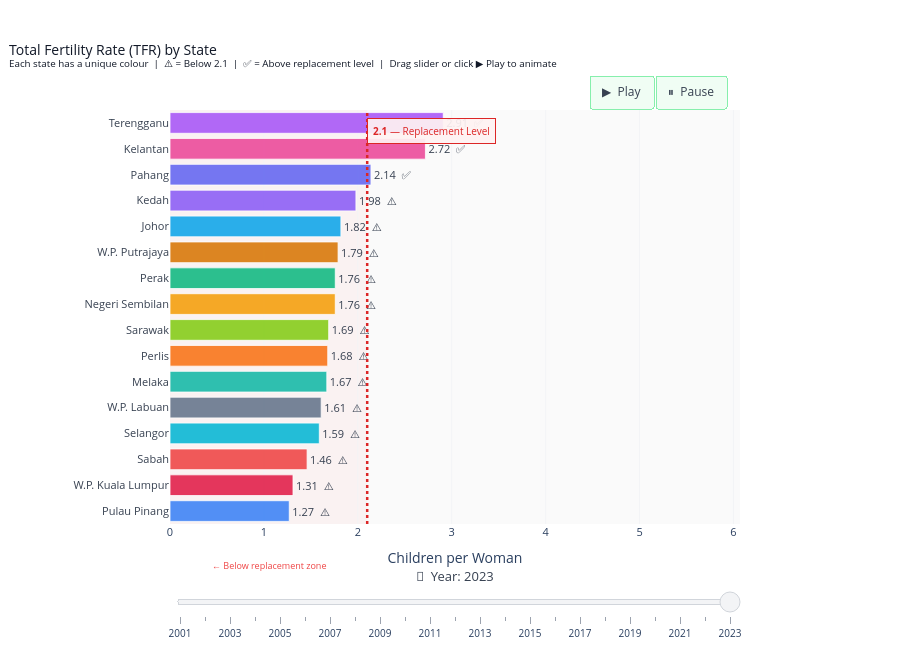

Notebook code cell kept with this figure:
### Code cell
# ============================================================
# CHART: Fertility Rate by State
# ============================================================

tfr_state = fertility_state[fertility_state['age_group'] == 'tfr'].copy()

state_colors = {
    'Johor'            : '#0EA5E9',
    'Kedah'            : '#8B5CF6',
    'Kelantan'         : '#EC4899',
    'Melaka'           : '#14B8A6',
    'Negeri Sembilan'  : '#F59E0B',
    'Pahang'           : '#6366F1',
    'Perak'            : '#10B981',
    'Perlis'           : '#F97316',
    'Pulau Pinang'     : '#3B82F6',
    'Sabah'            : '#EF4444',
    'Sarawak'          : '#84CC16',
    'Selangor'         : '#06B6D4',
    'Terengganu'       : '#A855F7',
    'W.P. Kuala Lumpur': '#E11D48',
    'W.P. Labuan'      : '#64748B',
    'W.P. Putrajaya'   : '#D97706',
}

all_years = sorted(tfr_state['year'].unique())
print('Years available:', all_years)

frames = []
for yr in all_years:
    df_yr = tfr_state[tfr_state['year'] == yr].sort_values('fertility_rate', ascending=True).copy()
    df_yr['label'] = df_yr['fertility_rate'].apply(
        lambda v: str(round(v, 2)) + '  ⚠️' if v < 2.1 else str(round(v, 2)) + '  ✅'
    )
    bar_colors = [state_colors.get(s, '#94A3B8') for s in df_yr['state']]
    frames.append(go.Frame(
        data=[go.Bar(
            x=df_yr['fertility_rate'],
            y=df_yr['state'],
            orientation='h',
            marker=dict(color=bar_colors, line=dict(color='white', width=0.8), opacity=0.88),
            text=df_yr['label'],
            textposition='outside',
            textfont=dict(size=11, color='#374151'),
            hovertemplate='<b>%{y}</b><br>TFR: %{x:.2f} children per woman<extra></extra>',
        )],
        name=str(yr)
    ))

latest_yr    = all_years[-1]
start_df     = tfr_state[tfr_state['year'] == latest_yr].sort_values('fertility_rate', ascending=True).copy()
max_tfr      = tfr_state['fertility_rate'].max()
start_df['label'] = start_df['fertility_rate'].apply(
    lambda v: str(round(v, 2)) + '  ⚠️' if v < 2.1 else str(round(v, 2)) + '  ✅'
)
start_colors = [state_colors.get(s, '#94A3B8') for s in start_df['state']]

fig = go.Figure(
    data=[go.Bar(
        x=start_df['fertility_rate'],
        y=start_df['state'],
        orientation='h',
        marker=dict(color=start_colors, line=dict(color='white', width=0.8), opacity=0.88),
        text=start_df['label'],
        textposition='outside',
        textfont=dict(size=11, color='#374151'),
        hovertemplate='<b>%{y}</b><br>TFR: %{x:.2f} children per woman<extra></extra>',
    )],
    frames=frames
)

steps = []
for yr in all_years:
    steps.append(dict(
        method='animate',
        label=str(yr),
        args=[
            [str(yr)],
            dict(mode='immediate',
                 frame=dict(duration=400, redraw=True),
                 transition=dict(duration=200))
        ]
    ))

sliders = [dict(
    active=len(all_years) - 1,
    currentvalue=dict(
        prefix='📅  Year: ',
        font=dict(size=13, color='#374151'),
        visible=True,
        xanchor='center'
    ),
    pad=dict(t=40, b=10),
    len=1.0,
    x=0.0,
    y=0.0,                          
    steps=steps,
    bgcolor='#F3F4F6',
    bordercolor='#D1D5DB',
    tickcolor='#9CA3AF',
    font=dict(size=10)
)]

updatemenus = [dict(
    type='buttons',
    showactive=False,
    direction='right',              
    x=0.99,                         
    xanchor='right',
    y=1.10,                        
    yanchor='top',
    buttons=[
        dict(
            label='▶  Play',
            method='animate',
            args=[
                None,
                dict(frame=dict(duration=700, redraw=True),
                     fromcurrent=True,
                     transition=dict(duration=300))
            ]
        ),
        dict(
            label='⏸  Pause',
            method='animate',
            args=[
                [None],
                dict(frame=dict(duration=0, redraw=False),
                     mode='immediate',
                     transition=dict(duration=0))
            ]
        )
    ],
    font=dict(size=12, color='#374151'),
    bgcolor='#F0FDF4',
    bordercolor='#86EFAC',
    borderwidth=1,
    pad=dict(r=8, t=6, b=6, l=8)
)]

fig.add_vline(
    x=2.1,
    line_dash='dot',
    line_color='#DC2626',
    line_width=2.5,
    annotation=dict(
        text='<b>2.1</b> — Replacement Level',
        font=dict(size=10, color='#DC2626'),
        bgcolor='rgba(254,242,242,0.92)',
        bordercolor='#DC2626',
        borderwidth=1,
        borderpad=5,
        yanchor='top',
        y=0.98
    ),
    annotation_position='top right'
)

fig.add_vrect(
    x0=0, x1=2.1,
    fillcolor='rgba(239,68,68,0.04)',
    layer='below', line_width=0
)

fig.add_annotation(
    x=1.05, y=-0.12,
    xref='x', yref='paper',
    text='← Below replacement zone',
    showarrow=False,
    font=dict(size=9, color='#EF4444'),
    xanchor='center'
)

fig.update_layout(
    title=dict(
        text=(
            'Total Fertility Rate (TFR) by State<br>'
            '<sup>Each state has a unique colour  |  '
            '⚠️ = Below 2.1  |  ✅ = Above replacement level  |  '
            'Drag slider or click ▶ Play to animate</sup>'
        ),
        font=dict(size=14, color='#111827'),
        x=0.01
    ),
    xaxis=dict(
        title='Children per Woman',
        range=[0, max_tfr + 1.2],
        showgrid=True,
        gridcolor='#F3F4F6',
        gridwidth=1,
        zeroline=False,
        tickfont=dict(size=11),
        fixedrange=True
    ),
    yaxis=dict(
        tickfont=dict(size=11, color='#374151'),
        showgrid=False,
        fixedrange=True
    ),
    template='plotly_white',
    height=660,
    margin=dict(l=170, r=160, t=110, b=120),
    plot_bgcolor='#FAFAFA',
    paper_bgcolor='white',
    showlegend=False,
    sliders=sliders,
    updatemenus=updatemenus
)

fig.write_html('../outputs/chart04_fertility_by_state.html')
fig.show()

below = start_df[start_df['fertility_rate'] < 2.1]['state'].tolist()
above = start_df[start_df['fertility_rate'] >= 2.1]['state'].tolist()

print('\nSuccessfully Saved: outputs/chart04_fertility_by_state.html')
print()
print('Latest year (', latest_yr, ') —')
print('  States BELOW 2.1:', below)
print('  States ABOVE 2.1:', above)
print()
print('INSIGHT: Urban states like KL, Selangor, Penang have lowest TFR.')
print('Higher cost of living = people delay or avoid having children.')

### Figure 1 — Plotly figure (JSON) as saved in the notebook; plotly's stock layout.template omitted (floating-point values rounded to 4 significant figures)
{"data": [{"hovertemplate": "<b>%{y}</b><br>TFR: %{x:.2f} children per woman<extra></extra>", "marker": {"color": ["#3B82F6", "#E11D48", "#EF4444", "#06B6D4", "#64748B", "#14B8A6", "#F97316", "#84CC16", "#F59E0B", "#10B981", "#D97706", "#0EA5E9", "#8B5CF6", "#6366F1", "#EC4899", "#A855F7"], "line": {"color": "white", "width": 0.8}, "opacity": 0.88}, "orientation": "h", "text": ["1.27  ⚠️", "1.31  ⚠️", "1.46  ⚠️", "1.59  ⚠️", "1.61  ⚠️", "1.67  ⚠️", "1.68  ⚠️", "1.69  ⚠️", "1.76  ⚠️", "1.76  ⚠️", "1.79  ⚠️", "1.82  ⚠️", "1.98  ⚠️", "2.14  ✅", "2.72  ✅", "2.91  ✅"], "textfont": {"color": "#374151", "size": 11}, "textposition": "outside", "type": "bar", "x": [1.27, 1.31, 1.46, 1.59, 1.61, 1.67, 1.68, 1.69, 1.76, 1.76, 1.79, 1.82, 1.98, 2.14, 2.72, 2.91], "y": ["Pulau Pinang", "W.P. Kuala Lumpur", "Sabah", "Selangor", "W.P. Labuan", "Melaka", "Perlis", "Sarawak", "Negeri Sembilan", "Perak", "W.P. Putrajaya", "Johor", "Kedah", "Pahang", "Kelantan", "Terengganu"]}], "layout": {"annotations": [{"bgcolor": "rgba(254,242,242,0.92)", "bordercolor": "#DC2626", "borderpad": 5, "borderwidth": 1, "font": {"color": "#DC2626", "size": 10}, "showarrow": false, "text": "<b>2.1</b> — Replacement Level", "x": 2.1, "xanchor": "left", "xref": "x", "y": 0.98, "yanchor": "top", "yref": "y domain"}, {"font": {"color": "#EF4444", "size": 9}, "showarrow": false, "text": "← Below replacement zone", "x": 1.05, "xanchor": "center", "xref": "x", "y": -0.12, "yref": "paper"}], "height": 660, "margin": {"b": 120, "l": 170, "r": 160, "t": 110}, "paper_bgcolor": "white", "plot_bgcolor": "#FAFAFA", "shapes": [{"line": {"color": "#DC2626", "dash": "dot", "width": 2.5}, "type": "line", "x0": 2.1, "x1": 2.1, "xref": "x", "y0": 0, "y1": 1, "yref": "y domain"}, {"fillcolor": "rgba(239,68,68,0.04)", "layer": "below", "line": {"width": 0}, "type": "rect", "x0": 0, "x1": 2.1, "xref": "x", "y0": 0, "y1": 1, "yref": "y domain"}], "showlegend": false, "sliders": [{"active": 22, "bgcolor": "#F3F4F6", "bordercolor": "#D1D5DB", "currentvalue": {"font": {"color": "#374151", "size": 13}, "prefix": "📅  Year: ", "visible": true, "xanchor": "center"}, "font": {"size": 10}, "len": 1, "pad": {"b": 10, "t": 40}, "steps": [{"args": [["2001"], {"frame": {"duration": 400, "redraw": true}, "mode": "immediate", "transition": {"duration": 200}}], "label": "2001", "method": "animate"}, {"args": [["2002"], {"frame": {"duration": 400, "redraw": true}, "mode": "immediate", "transition": {"duration": 200}}], "label": "2002", "method": "animate"}, {"args": [["2003"], {"frame": {"duration": 400, "redraw": true}, "mode": "immediate", "transition": {"duration": 200}}], "label": "2003", "method": "animate"}, {"args": [["2004"], {"frame": {"duration": 400, "redraw": true}, "mode": "immediate", "transition": {"duration": 200}}], "label": "2004", "method": "animate"}, {"args": [["2005"], {"frame": {"duration": 400, "redraw": true}, "mode": "immediate", "transition": {"duration": 200}}], "label": "2005", "method": "animate"}, {"args": [["2006"], {"frame": {"duration": 400, "redraw": true}, "mode": "immediate", "transition": {"duration": 200}}], "label": "2006", "method": "animate"}, {"args": [["2007"], {"frame": {"duration": 400, "redraw": true}, "mode": "immediate", "transition": {"duration": 200}}], "label": "2007", "method": "animate"}, {"args": [["2008"], {"frame": {"duration": 400, "redraw": true}, "mode": "immediate", "transition": {"duration": 200}}], "label": "2008", "method": "animate"}, {"args": [["2009"], {"frame": {"duration": 400, "redraw": true}, "mode": "immediate", "transition": {"duration": 200}}], "label": "2009", "method": "animate"}, {"args": [["2010"], {"frame": {"duration": 400, "redraw": true}, "mode": "immediate", "transition": {"duration": 200}}], "label": "2010", "method": "animate"}, {"args": [["2011"], {"frame": {"duration": 400, "redraw": true}, "mode": "immediate", "transition": {"duration": 200}}], "label": "2011", "method": "animate"}, {"args": [["2012"], {"frame": {"duration": 400, "redraw": true}, "mode": "immediate", "transition": {"duration": 200}}], "label": "2012", "method": "animate"}, {"args": [["2013"], {"frame": {"duration": 400, "redraw": true}, "mode": "immediate", "transition": {"duration": 200}}], "label": "2013", "method": "animate"}, {"args": [["2014"], {"frame": {"duration": 400, "redraw": true}, "mode": "immediate", "transition": {"duration": 200}}], "label": "2014", "method": "animate"}, {"args": [["2015"], {"frame": {"duration": 400, "redraw": true}, "mode": "immediate", "transition": {"duration": 200}}], "label": "2015", "method": "animate"}, {"args": [["2016"], {"frame": {"duration": 400, "redraw": true}, "mode": "immediate", "transition": {"duration": 200}}], "label": "2016", "method": "animate"}, {"args": [["2017"], {"frame": {"duration": 400, "redraw": true}, "mode": "immediate", "transition": {"duration": 200}}], "label": "2017", "method": "animate"}, {"args": [["2018"], {"frame": {"duration": 400, "redraw": true}, "mode": "immediate", "transition": {"duration": 200}}], "label": "2018", "method": "animate"}, {"args": [["2019"], {"frame": {"duration": 400, "redraw": true}, "mode": "immediate", "transition": {"duration": 200}}], "label": "2019", "method": "animate"}, {"args": [["2020"], {"frame": {"duration": 400, "redraw": true}, "mode": "immediate", "transition": {"duration": 200}}], "label": "2020", "method": "animate"}, {"args": [["2021"], {"frame": {"duration": 400, "redraw": true}, "mode": "immediate", "transition": {"duration": 200}}], "label": "2021", "method": "animate"}, {"args": [["2022"], {"frame": {"duration": 400, "redraw": true}, "mode": "immediate", "transition": {"duration": 200}}], "label": "2022", "method": "animate"}, {"args": [["2023"], {"frame": {"duration": 400, "redraw": true}, "mode": "immediate", "transition": {"duration": 200}}], "label": "2023", "method": "animate"}], "tickcolor": "#9CA3AF", "x": 0, "y": 0}], "title": {"font": {"color": "#111827", "size": 14}, "text": "Total Fertility Rate (TFR) by State<br><sup>Each state has a unique colour  |  ⚠️ = Below 2.1  |  ✅ = Above replacement level  |  Drag slider or click ▶ Play to animate</sup>", "x": 0.01}, "updatemenus": [{"bgcolor": "#F0FDF4", "bordercolor": "#86EFAC", "borderwidth": 1, "buttons": [{"args": [null, {"frame": {"duration": 700, "redraw": true}, "fromcurrent": true, "transition": {"duration": 300}}], "label": "▶  Play", "method": "animate"}, {"args": [[null], {"frame": {"duration": 0, "redraw": false}, "mode": "immediate", "transition": {"duration": 0}}], "label": "⏸  Pause", "method": "animate"}], "direction": "right", "font": {"color": "#374151", "size": 12}, "pad": {"b": 6, "l": 8, "r": 8, "t": 6}, "showactive": false, "type": "buttons", "x": 0.99, "xanchor": "right", "y": 1.1, "yanchor": "top"}], "xaxis": {"fixedrange": true, "gridcolor": "#F3F4F6", "gridwidth": 1, "range": [0, 6.07], "showgrid": true, "tickfont": {"size": 11}, "title": {"text": "Children per Woman"}, "zeroline": false}, "yaxis": {"fixedrange": true, "showgrid": false, "tickfont": {"color": "#374151", "size": 11}}}}
